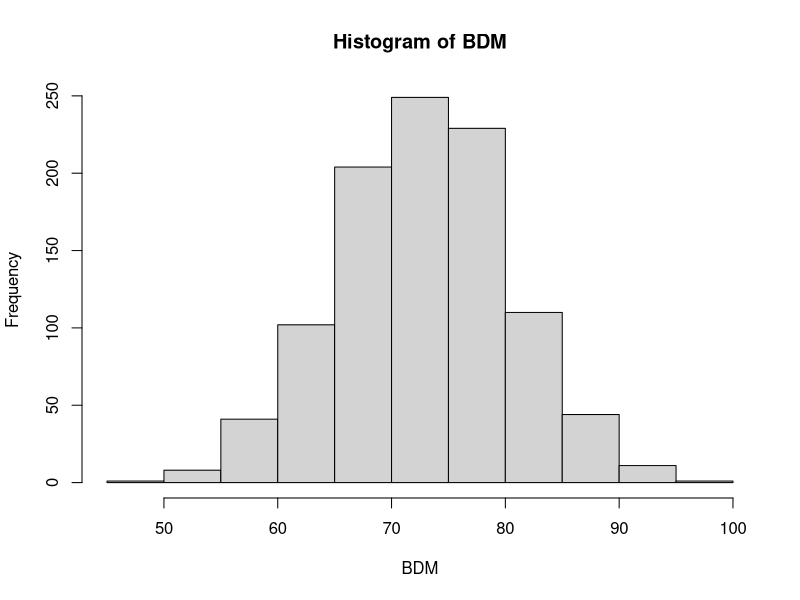
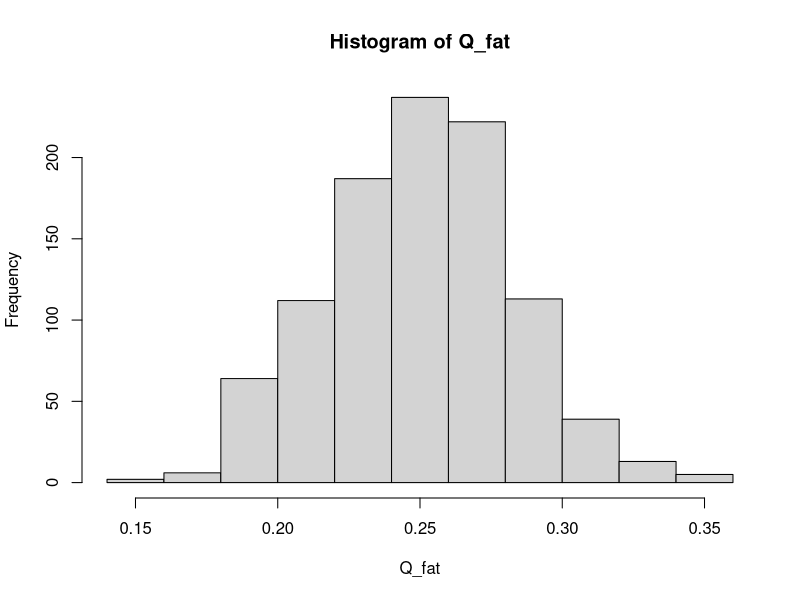
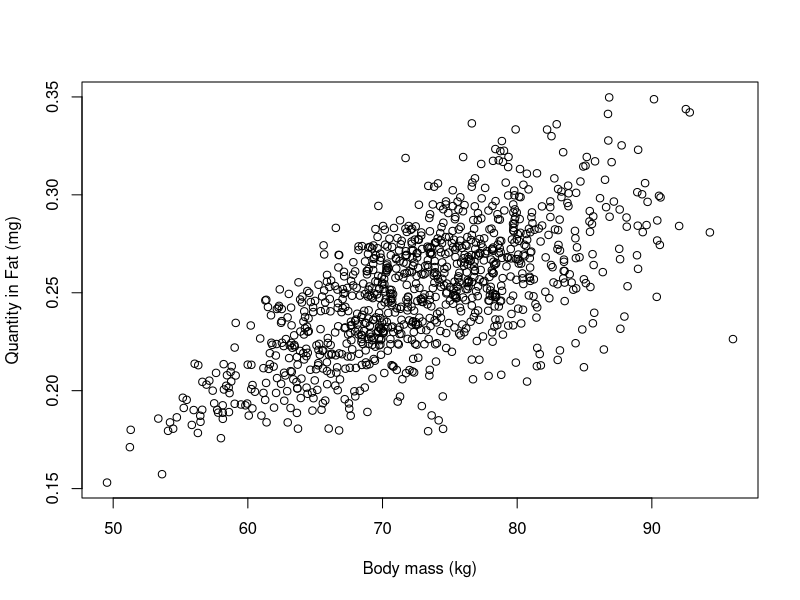

These figures' R source, in order:
## ---- chunk 1
knitr::opts_chunk$set(eval = F)
## ---- chunk 2
library(deSolve)
## ---- chunk 3
C_inh <- approxfun(x = c(0, 120), y=c(10,0), method = "constant", f = 0, rule = 2) 
## ---- chunk 4
parameters <- c("BDM" = 73,            # Body mass (kg)
                "Height" = 1.6,        # Body height (m)
                "Age" = 40,            # in years
                "Sex" = 1,             # code 1 is male, 2 is female
                "Flow_pul" = 5,        # Pulmonary ventilation rate (L/min)
                "Pct_Deadspace" = 0.7, # Fraction of pulmonary deadspace
                "Vent_Perf" = 1.14,    # Ventilation over perfusion ratio
                "Pct_LBDM_wp" = 0.2,   # wp tissue as fraction of lean mass
                "Pct_Flow_fat" = 0.1,  # Fraction of cardiac output to fat
                "Pct_Flow_pp" = 0.35,  # ~ to pp
                "PC_art" = 2,          # Blood/air partition coefficient
                "PC_fat" = 22,         # Fat/blood ~
                "PC_wp" = 0.8,         # wp/blood ~
                "PC_pp" = 0.8,         # pp/blood ~
                "Kmetwp" = 0.25)       # Rate constant for metabolism
## ---- chunk 5
y <- c("Q_fat" = 0, # Quantity of butadiene in fat (mg)
       "Q_wp" = 0,  # ~ in well-perfused (mg)
       "Q_pp" = 0,  # ~ in poorly-perfused (mg)
       "Q_met" = 0) # ~ metabolized (mg)
## ---- chunk 6
# Define the model equations
bd.model = function(t, y, parameters) {
  with (as.list(y), {
    with (as.list(parameters), {
      
      # Define some known constants
      Height = 1.6       # use to calculate fraction of body fat
      Age = 40           # use to calculate fraction of body fat
      Sex = 1            # use to calculate fraction of body fat
      MW_bu = 54.0914    # butadiene molecular weight (in grams)

      # Conversions from/to ppm
      ppm_per_mM = 24450 # ppm to mM under normal conditions
      ppm_per_mg_per_l = ppm_per_mM / MW_bu
      mg_per_l_per_ppm = 1 / ppm_per_mg_per_l
      
      # Calculate Flow_alv from total pulmonary flow
      Flow_alv = Flow_pul * (1 - Pct_Deadspace)
      
      # Calculate total blood flow from Flow_alv and the V/P ratio
      Flow_tot = Flow_alv / Vent_Perf
      
      # Calculate fraction of body fat
      Pct_BDM_fat = (1.2 * BDM / (Height * Height) - 10.8
                     *(2 - Sex) + 0.23 * Age - 5.4) * 0.01
      
      # Actual volumes, 10% of body mass (bones…) get no butadiene
      Eff_V_fat = Pct_BDM_fat * BDM
      Eff_V_wp = Pct_LBDM_wp * BDM * (1 - Pct_BDM_fat)
      Eff_V_pp = 0.9 * BDM - Eff_V_fat - Eff_V_wp
      
      # Calculate actual blood flows from total flow and percent flows
      Flow_fat = Pct_Flow_fat * Flow_tot
      Flow_pp = Pct_Flow_pp * Flow_tot
      Flow_wp = Flow_tot * (1 - Pct_Flow_pp - Pct_Flow_fat)
      
      # Calculate the concentrations
      C_fat = Q_fat / Eff_V_fat
      C_wp = Q_wp / Eff_V_wp
      C_pp = Q_pp / Eff_V_pp
      
      # Venous blood concentrations at the organ exit
      Cout_fat = C_fat / PC_fat
      Cout_wp = C_wp / PC_wp
      Cout_pp = C_pp / PC_pp
      
      # Sum of Flow * Concentration for all compartments
      dQ_ven = Flow_fat * Cout_fat + Flow_wp * Cout_wp + Flow_pp * Cout_pp
      C_inh.current = C_inh(t) # to avoid calling C_inh() twice
      
      # Arterial blood concentration
      # Convert input given in ppm to mg/l to match other units
        C_art = (Flow_alv * C_inh.current * mg_per_l_per_ppm + dQ_ven) / (Flow_tot + Flow_alv / PC_art)
      
      # Venous blood concentration (mg/L)
      C_ven = dQ_ven / Flow_tot
      
      # Alveolar air concentration (mg/L)
      C_alv = C_art / PC_art
      
      # Exhaled air concentration (ppm)
      if (C_alv <= 0) {
        C_exh = 10E-30 # avoid round off errors
      } else {
        C_exh = (1 - Pct_Deadspace) * C_alv * ppm_per_mg_per_l + Pct_Deadspace * C_inh.current
      }
      
      # Quantity metabolized in liver (included in well-perfused)
      dQmet_wp = Kmetwp * Q_wp
      
      # Differentials for quantities
      dQ_fat = Flow_fat * (C_art - Cout_fat)
      dQ_wp = Flow_wp * (C_art - Cout_wp) - dQmet_wp
      dQ_pp = Flow_pp * (C_art - Cout_pp)
      dQ_met = dQmet_wp

      # The function bd.model must return at least the derivatives
      list(c(dQ_fat, dQ_wp, dQ_pp, dQ_met), # derivatives
           c("C_ven" = C_ven, "C_art" = C_art)) # extra outputs

    }) # end with parameters
  }) # end with y
} # end bd.model

## ---- chunk 7
start_time <- Sys.time()
set.seed(1)
for (iteration in 1:1000){
  parameters["BDM"] <- rnorm(1, 73, 7.3)         # N(73, 7.3)
  parameters["Flow_pul"] <- rnorm(1, 5, 0.5)     # N(5, 0.5)
  parameters["PC_art"] <- rnorm(1, 2, 0.2)       # N(2, 0.2)
  parameters["Kmetwp"] <- rnorm(1, 0.25, 0.025)  # N(0.25, 0.025)
  
  # We focus on time at 24 hour
  times <- c(0, 1440)

  # Integrate
  tmp <- ode(times = times, func = bd.model, y=y, parms=parameters)

  if (iteration == 1){ # initialize
      results <- tmp[2,-1]
       sampled.parms <- c(parameters["BDM"],
                          parameters["Flow_pul"],
                          parameters["PC_art"],
                          parameters["Kmetwp"])
  } else { # accumulate
    results <- rbind(results, tmp[2,-1])
       sampled.parms <- rbind(sampled.parms, 
                              c(parameters["BDM"],
                                parameters["Flow_pul"],
                                parameters["PC_art"],
                                parameters["Kmetwp"]))
  }
}
end_time <- Sys.time()
## ---- chunk 8
end_time - start_time
## ---- chunk 9
head(sampled.parms)
## ---- chunk 10
head(results)
## ---- chunk 11
BDM <- sampled.parms[,1]
hist(BDM)
## ---- chunk 12
Q_fat <- results[,1]
hist(Q_fat)
## ---- chunk 13
plot(BDM, Q_fat, xlab="Body mass (kg)", ylab="Quantity in Fat (mg)")
